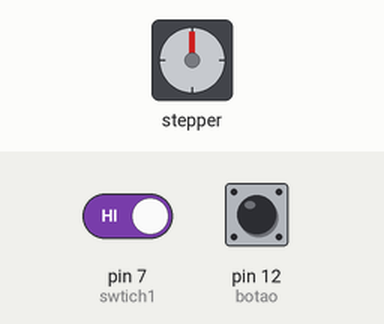
This sketch was run on a simulated Arduino Uno, built with avr-gcc and run on an emulated ATmega328P. Shown: stepper motor. The inputs (shaded band) are chosen by the test bench; at power-on: pin 12 (botao) LOW, pin 7 (swtich1) HIGH. Stepper angles assume 200 steps per turn.

Above: at 1.8 s.
1.9 s: pin 12 (botao) pulled HIGH for 0.6 s
At 2.15 s:
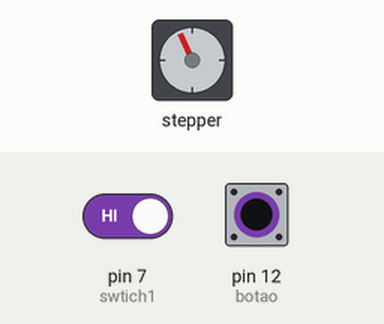
4.1 s: pin 12 (botao) pulled HIGH for 1 s
At 6.5 s:
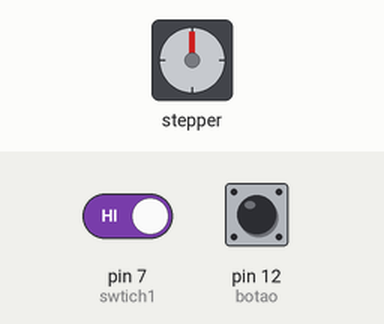
6.8 s: pin 7 (swtich1) driven LOW and pin 12 (botao) driven HIGH
At 6.96 s:
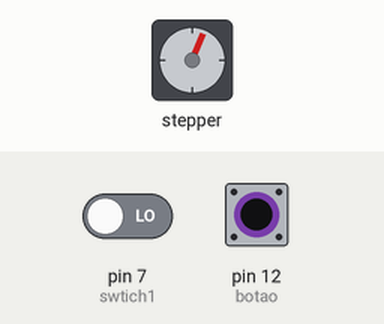
9.8 s: pin 12 (botao) driven LOW
Timing chart, 0 to 12.3 s (numbered marks = the images above; inputs shaded):
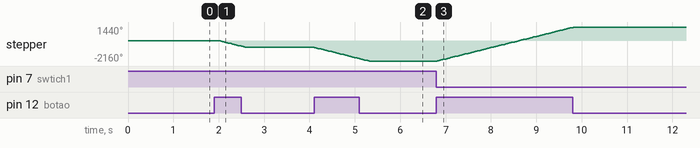

The sketch:

sketch.ino
```cpp
#include <Stepper.h>

int stepsPerRevolution = 200;
const int botao = 12;
Stepper myStepper(stepsPerRevolution, 8, 9, 10, 11);
const int swtich1 = 7;

void setup() {
  // put your setup code here, to run once:
  pinMode(botao, INPUT);
  pinMode(swtich1, INPUT);
  myStepper.setSpeed(200);

}

void loop() {
  // put your main code here, to run repeatedly:

  if (digitalRead(swtich1) == HIGH) {
    stepsPerRevolution = -200;
  } else {
    stepsPerRevolution = 200;
  }

  if (digitalRead(botao) == HIGH) {
    myStepper.step(stepsPerRevolution);
  } else {
    delay(500);
    myStepper.step(0);

  }
}
```

Measured:
- after the input at 1.9 s, stepper: turns 720° counter-clockwise in 0.60 s, starting after 0.10 s
- after the input at 4.1 s, stepper: turns 1440° counter-clockwise in 1.2 s, starting at once
- after the input at 6.8 s, stepper: keeps turning clockwise at about 1198°/s, starting at once
